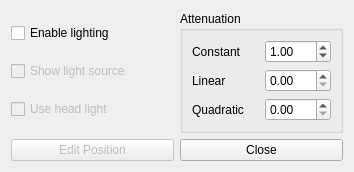
<?xml version="1.0" encoding="UTF-8"?>
<ui version="4.0">
 <class>LightDialog</class>
 <widget class="QDialog" name="LightDialog">
  <property name="geometry">
   <rect>
    <x>0</x>
    <y>0</y>
    <width>354</width>
    <height>151</height>
   </rect>
  </property>
  <property name="windowTitle">
   <string>Light Source</string>
  </property>
  <layout class="QVBoxLayout" name="verticalLayout">
   <item>
    <layout class="QHBoxLayout" name="paramLayout">
     <item>
      <layout class="QVBoxLayout" name="checkBoxLayout">
       <item>
        <widget class="QCheckBox" name="enableBox">
         <property name="text">
          <string>Enable lighting</string>
         </property>
        </widget>
       </item>
       <item>
        <widget class="QCheckBox" name="showBox">
         <property name="enabled">
          <bool>false</bool>
         </property>
         <property name="text">
          <string>Show light source</string>
         </property>
        </widget>
       </item>
       <item>
        <widget class="QCheckBox" name="headlightBox">
         <property name="enabled">
          <bool>false</bool>
         </property>
         <property name="text">
          <string>Use head light</string>
         </property>
        </widget>
       </item>
      </layout>
     </item>
     <item>
      <widget class="QGroupBox" name="attenuationBox">
       <property name="title">
        <string>Attenuation</string>
       </property>
       <layout class="QHBoxLayout" name="horizontalLayout">
        <item>
         <layout class="QVBoxLayout" name="labelLayout">
          <item>
           <widget class="QLabel" name="constLabel">
            <property name="text">
             <string>Constant</string>
            </property>
           </widget>
          </item>
          <item>
           <widget class="QLabel" name="linearLabel">
            <property name="text">
             <string>Linear</string>
            </property>
           </widget>
          </item>
          <item>
           <widget class="QLabel" name="quadLabel">
            <property name="text">
             <string>Quadratic</string>
            </property>
           </widget>
          </item>
         </layout>
        </item>
        <item>
         <layout class="QVBoxLayout" name="spinBoxLayout">
          <item>
           <widget class="QDoubleSpinBox" name="constSpinBox">
            <property name="singleStep">
             <double>0.100000000000000</double>
            </property>
            <property name="value">
             <double>1.000000000000000</double>
            </property>
           </widget>
          </item>
          <item>
           <widget class="QDoubleSpinBox" name="linearSpinBox">
            <property name="singleStep">
             <double>0.100000000000000</double>
            </property>
           </widget>
          </item>
          <item>
           <widget class="QDoubleSpinBox" name="quadSpinBox">
            <property name="singleStep">
             <double>0.100000000000000</double>
            </property>
           </widget>
          </item>
         </layout>
        </item>
       </layout>
      </widget>
     </item>
    </layout>
   </item>
   <item>
    <layout class="QHBoxLayout" name="buttonLayout">
     <item>
      <widget class="QPushButton" name="positionButton">
       <property name="enabled">
        <bool>false</bool>
       </property>
       <property name="text">
        <string>Edit Position</string>
       </property>
      </widget>
     </item>
     <item>
      <widget class="QPushButton" name="closeButton">
       <property name="text">
        <string>Close</string>
       </property>
      </widget>
     </item>
    </layout>
   </item>
  </layout>
 </widget>
 <resources/>
 <connections>
  <connection>
   <sender>closeButton</sender>
   <signal>clicked()</signal>
   <receiver>LightDialog</receiver>
   <slot>close()</slot>
   <hints>
    <hint type="sourcelabel">
     <x>158</x>
     <y>69</y>
    </hint>
    <hint type="destinationlabel">
     <x>106</x>
     <y>44</y>
    </hint>
   </hints>
  </connection>
 </connections>
</ui>
